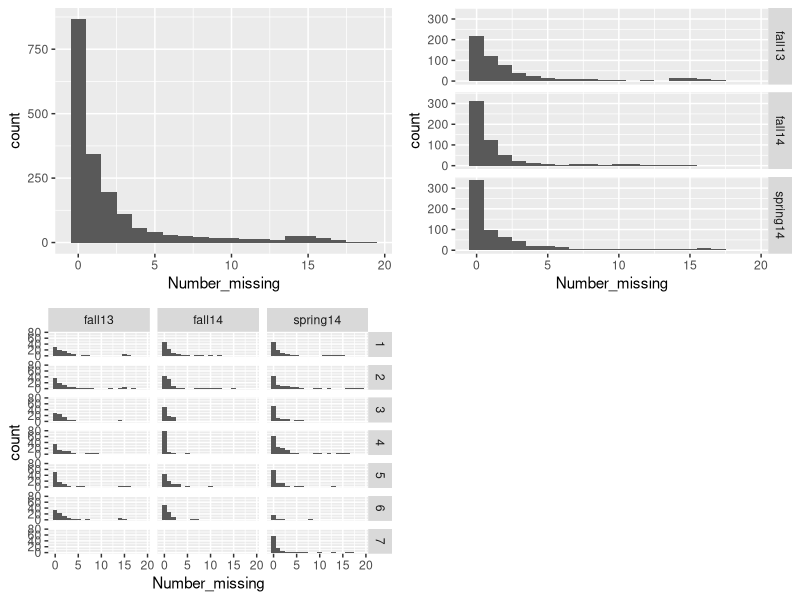
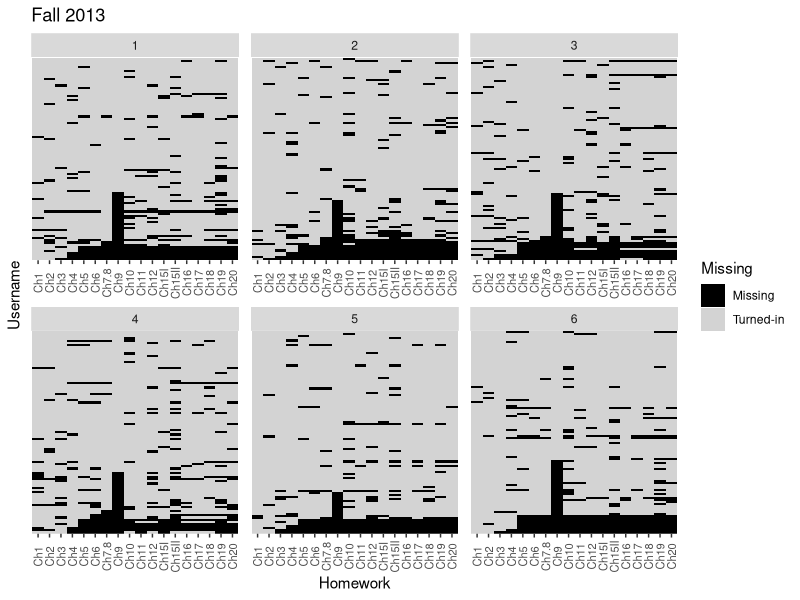
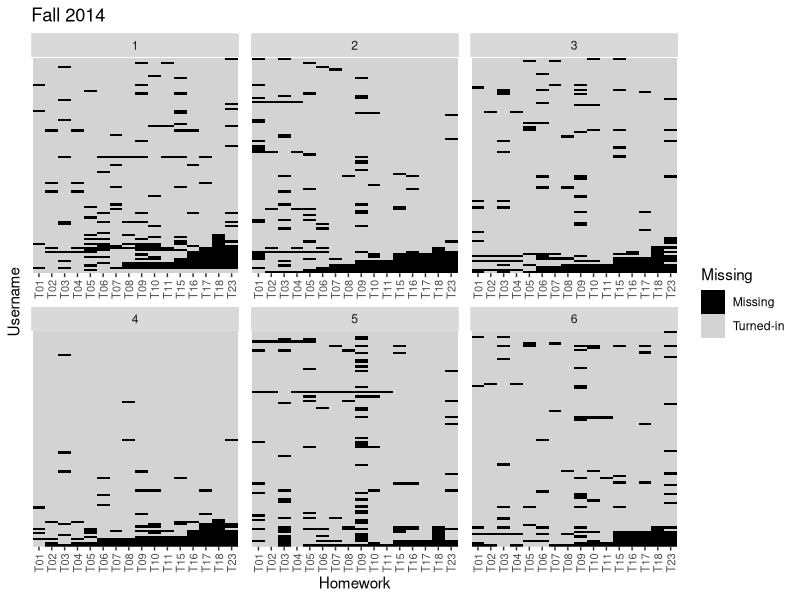
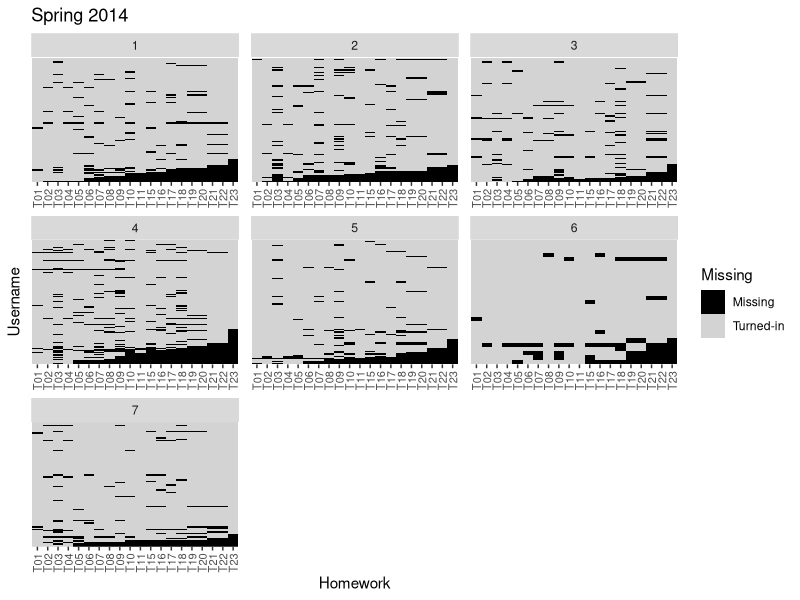

Write R code to recreate these figures, in order.
## ---- chunk 1
knitr::opts_chunk$set(echo = F, cache = T, message = F, warning = F)
## ---- chunk 2
library(ggplot2)
library(gridExtra)
library(reshape2)

.data = list(
  fall13 = read.csv("data/13Falla.csv"),
  fall14 = read.csv("data/14Falla.csv"),
  spring14 = read.csv("data/14Springa.csv")
)

for(d in names(.data))
  .data[[d]]$Section =  as.factor(.data[[d]]$Section)

missing = lapply(.data, function(d){
  cbind(d[,1:2], is.na(d[,-c(1, 2, dim(d)[2])]))
})

num_missing =  lapply(missing, function(d){
  data.frame(Username = d$Username, Section = d$Section, Number_missing = apply(d[,-(1:2)], 1, sum))
})

Semester = rep(names(missing), times = sapply(missing, function(d){dim(d)[1]}))
num_missing = as.data.frame(cbind(Semester, do.call("rbind", num_missing)))
## ---- chunk 3
pl1 = ggplot(num_missing) + 
  geom_histogram(aes(x = Number_missing), binwidth = 1)

pl2 = ggplot(num_missing) + 
  geom_histogram(aes(x = Number_missing), binwidth = 1) +
  facet_grid(Semester~.)

pl3 = ggplot(num_missing) + 
  geom_histogram(aes(x = Number_missing), binwidth = 1) +
  facet_grid(Section~Semester)

grid.arrange(pl1, pl2, pl3, ncol = 2)
## ---- chunk 4
missing_long = lapply(missing, function(d){
  x = melt(d, id.vars = c("Username", "Section"))
  colnames(x) = c("Username", "Section", "Homework", "Missing")
  x$Missing = factor(x$Missing, levels = c(TRUE, FALSE), labels = c("Missing", "Turned-in"))
  x$Homework = ordered( x$Homework, levels = unique(x$Homework))
  x
})

missing_barcodes = function(.data, .title){
  pl = ggplot(data = .data) + 
    geom_tile(aes(x = Homework, y = Username, fill=Missing)) +
    scale_fill_manual(values = c("black", "LightGray"), name = "Missing",
                                 breaks = c("Missing", "Turned-in")) +
    facet_wrap(~Section, scales = "free") +
    labs(title = .title) + 
    theme(axis.text.x = element_text(size = 8, angle = 90, vjust = 0.5),
               axis.text.y = element_blank(), 
               axis.ticks.y = element_blank(), 
               panel.background = element_blank(),
               panel.grid.major = element_blank(), 
               panel.grid.minor = element_blank())
    return(pl)
}
## ---- chunk 5
missing_barcodes(missing_long[[1]], "Fall 2013")
## ---- chunk 6
missing_barcodes(missing_long[[2]], "Fall 2014")
## ---- chunk 7
missing_barcodes(missing_long[[3]], "Spring 2014")
